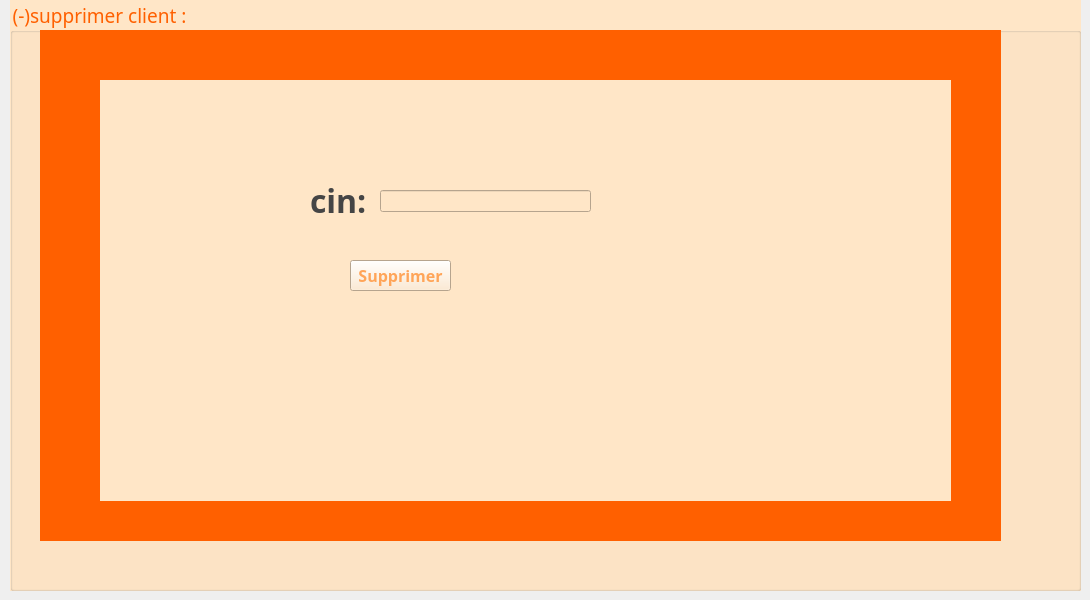
      <widget class="QWidget" name="widget">
       <attribute name="title">
        <string>supprimer client</string>
       </attribute>
       <widget class="QGroupBox" name="groupBox_3">
        <property name="geometry">
         <rect>
          <x>10</x>
          <y>0</y>
          <width>1071</width>
          <height>591</height>
         </rect>
        </property>
        <property name="font">
         <font>
          <family>Rockwell</family>
          <pointsize>14</pointsize>
         </font>
        </property>
        <property name="styleSheet">
         <string notr="true">color: rgb(255, 96, 0);

background-color: rgb(255, 230, 199);</string>
        </property>
        <property name="title">
         <string>(-)supprimer client :</string>
        </property>
        <widget class="QPushButton" name="pb_supprimer_client">
         <property name="geometry">
          <rect>
           <x>340</x>
           <y>260</y>
           <width>101</width>
           <height>31</height>
          </rect>
         </property>
         <property name="font">
          <font>
           <family>Tw Cen MT Condensed</family>
           <pointsize>12</pointsize>
           <weight>75</weight>
           <bold>true</bold>
          </font>
         </property>
         <property name="styleSheet">
          <string notr="true">color: rgb(255, 165, 89);</string>
         </property>
         <property name="text">
          <string>Supprimer</string>
         </property>
        </widget>
        <widget class="QLabel" name="label_15">
         <property name="geometry">
          <rect>
           <x>300</x>
           <y>180</y>
           <width>56</width>
           <height>41</height>
          </rect>
         </property>
         <property name="font">
          <font>
           <family>Tw Cen MT Condensed</family>
           <pointsize>24</pointsize>
           <weight>75</weight>
           <bold>true</bold>
          </font>
         </property>
         <property name="styleSheet">
          <string notr="true">color: rgb(69, 69, 69);</string>
         </property>
         <property name="text">
          <string>cin:</string>
         </property>
        </widget>
        <widget class="QLineEdit" name="le_cin_supp">
         <property name="geometry">
          <rect>
           <x>370</x>
           <y>190</y>
           <width>211</width>
           <height>22</height>
          </rect>
         </property>
        </widget>
        <widget class="QLabel" name="label_22">
         <property name="geometry">
          <rect>
           <x>740</x>
           <y>110</y>
           <width>171</width>
           <height>151</height>
          </rect>
         </property>
         <property name="text">
          <string/>
         </property>
         <property name="pixmap">
          <pixmap>../../../Downloads/WhatsApp_Image_2023-10-09_at_11.52.56_PM-removebg-preview.png</pixmap>
         </property>
         <property name="scaledContents">
          <bool>true</bool>
         </property>
        </widget>
        <widget class="QLabel" name="label_49">
         <property name="geometry">
          <rect>
           <x>30</x>
           <y>30</y>
           <width>961</width>
           <height>511</height>
          </rect>
         </property>
         <property name="styleSheet">
          <string notr="true">background-color: rgb(255, 96, 0);</string>
         </property>
         <property name="text">
          <string/>
         </property>
        </widget>
        <widget class="QLabel" name="label_50">
         <property name="geometry">
          <rect>
           <x>90</x>
           <y>80</y>
           <width>851</width>
           <height>421</height>
          </rect>
         </property>
         <property name="styleSheet">
          <string notr="true">background-color: rgb(255, 230, 199);</string>
         </property>
         <property name="text">
          <string/>
         </property>
        </widget>
        <zorder>label_49</zorder>
        <zorder>label_50</zorder>
        <zorder>label_15</zorder>
        <zorder>pb_supprimer_client</zorder>
        <zorder>le_cin_supp</zorder>
        <zorder>label_22</zorder>
       </widget>
      </widget>
